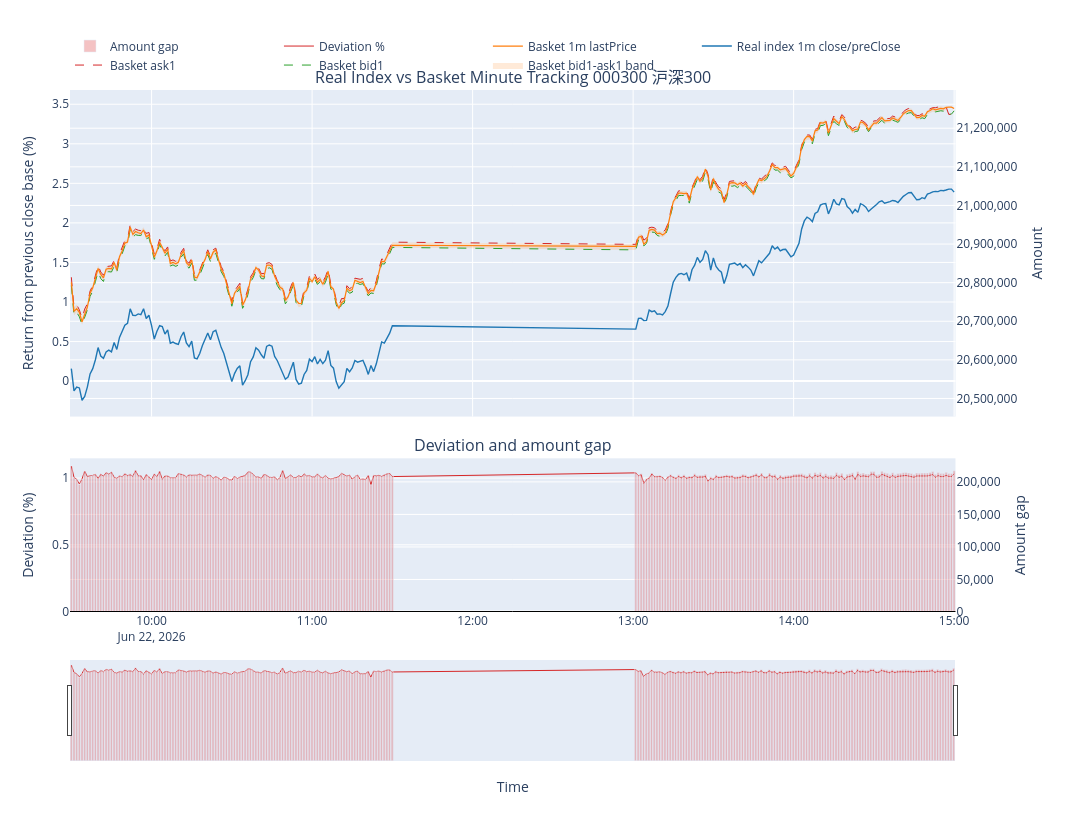

The cell this chart's notebook holds for it:
### Code cell
print("日期:", build_date_dash)
print("规则:", rule_file_path)
display(outputs["matplotlib_fig"])
display(outputs["plotly_fig"])

### Figure 1 — Plotly figure (JSON) as saved in the notebook; plotly's stock layout.template omitted (floating-point values rounded to 4 significant figures; data arrays with more than 128 entries replaced by an {"elided": "..."} marker saying what was removed)
{"data": [{"hoverinfo": "skip", "line": {"width": 0}, "mode": "lines", "showlegend": false, "type": "scatter", "x": {"elided": "241 str values"}, "xaxis": "x", "y": {"elided": "241 float values"}, "yaxis": "y"}, {"fill": "tonexty", "fillcolor": "rgba(255,127,14,0.16)", "line": {"width": 0}, "mode": "lines", "name": "Basket bid1-ask1 band", "type": "scatter", "x": {"elided": "241 str values"}, "xaxis": "x", "y": {"elided": "241 float values"}, "yaxis": "y"}, {"line": {"color": "#2ca02c", "dash": "dash", "width": 1}, "mode": "lines", "name": "Basket bid1", "type": "scatter", "x": {"elided": "241 str values"}, "xaxis": "x", "y": {"elided": "241 float values"}, "yaxis": "y"}, {"line": {"color": "#d62728", "dash": "dash", "width": 1}, "mode": "lines", "name": "Basket ask1", "type": "scatter", "x": {"elided": "241 str values"}, "xaxis": "x", "y": {"elided": "241 float values"}, "yaxis": "y"}, {"customdata": {"elided": "241x1 float values"}, "hovertemplate": "Time=%{x}<br>Return=%{y:.4f}%<br>Amount=%{customdata[0]:,.2f}<extra></extra>", "line": {"color": "#1f77b4", "width": 1.4}, "mode": "lines", "name": "Real index 1m close/preClose", "type": "scatter", "x": {"elided": "241 str values"}, "xaxis": "x", "y": {"elided": "241 float values"}, "yaxis": "y"}, {"customdata": {"elided": "241x1 float values"}, "hovertemplate": "Time=%{x}<br>Return=%{y:.4f}%<br>Amount=%{customdata[0]:,.2f}<extra></extra>", "line": {"color": "#ff7f0e", "width": 1.2}, "mode": "lines", "name": "Basket 1m lastPrice", "type": "scatter", "x": {"elided": "241 str values"}, "xaxis": "x", "y": {"elided": "241 float values"}, "yaxis": "y"}, {"hoverinfo": "skip", "line": {"width": 0}, "mode": "lines", "opacity": 0, "showlegend": false, "type": "scatter", "x": {"elided": "241 str values"}, "xaxis": "x", "y": {"elided": "241 float values"}, "yaxis": "y2"}, {"hoverinfo": "skip", "line": {"width": 0}, "mode": "lines", "opacity": 0, "showlegend": false, "type": "scatter", "x": {"elided": "241 str values"}, "xaxis": "x", "y": {"elided": "241 float values"}, "yaxis": "y2"}, {"customdata": {"elided": "241x1 float values"}, "hovertemplate": "Time=%{x}<br>Deviation=%{y:.4f}%<br>Amount gap=%{customdata[0]:,.2f}<extra></extra>", "line": {"color": "#d62728", "width": 1}, "mode": "lines", "name": "Deviation %", "type": "scatter", "x": {"elided": "241 str values"}, "xaxis": "x2", "y": {"elided": "241 float values"}, "yaxis": "y3"}, {"hovertemplate": "Time=%{x}<br>Amount gap=%{y:,.2f}<extra></extra>", "marker": {"color": "rgba(214,39,40,0.28)"}, "name": "Amount gap", "type": "bar", "x": {"elided": "241 str values"}, "xaxis": "x2", "y": {"elided": "241 float values"}, "yaxis": "y4"}], "layout": {"annotations": [{"font": {"size": 16}, "showarrow": false, "text": "Real Index vs Basket Minute Tracking 000300 沪深300", "x": 0.47, "xanchor": "center", "xref": "paper", "y": 1, "yanchor": "bottom", "yref": "paper"}, {"font": {"size": 16}, "showarrow": false, "text": "Deviation and amount gap", "x": 0.47, "xanchor": "center", "xref": "paper", "y": 0.2944, "yanchor": "bottom", "yref": "paper"}], "height": 820, "hovermode": "x unified", "legend": {"orientation": "h", "x": 0, "xanchor": "left", "y": 1.02, "yanchor": "bottom"}, "margin": {"b": 60, "l": 70, "r": 80, "t": 90}, "shapes": [{"line": {"color": "black", "width": 1}, "type": "line", "x0": 0, "x1": 1, "xref": "x2 domain", "y0": 0, "y1": 0, "yref": "y3"}], "width": 1300, "xaxis": {"anchor": "y", "domain": [0, 0.94], "matches": "x2", "showticklabels": false}, "xaxis2": {"anchor": "y3", "domain": [0, 0.94], "rangeslider": {"visible": true}, "title": {"text": "Time"}}, "yaxis": {"anchor": "x", "domain": [0.3744, 1], "title": {"text": "Return from previous close base (%)"}}, "yaxis2": {"anchor": "x", "overlaying": "y", "side": "right", "tickformat": ",.0f", "title": {"text": "Amount"}}, "yaxis3": {"anchor": "x2", "domain": [0, 0.2944], "title": {"text": "Deviation (%)"}}, "yaxis4": {"anchor": "x2", "overlaying": "y3", "side": "right", "tickformat": ",.0f", "title": {"text": "Amount gap"}}}}
